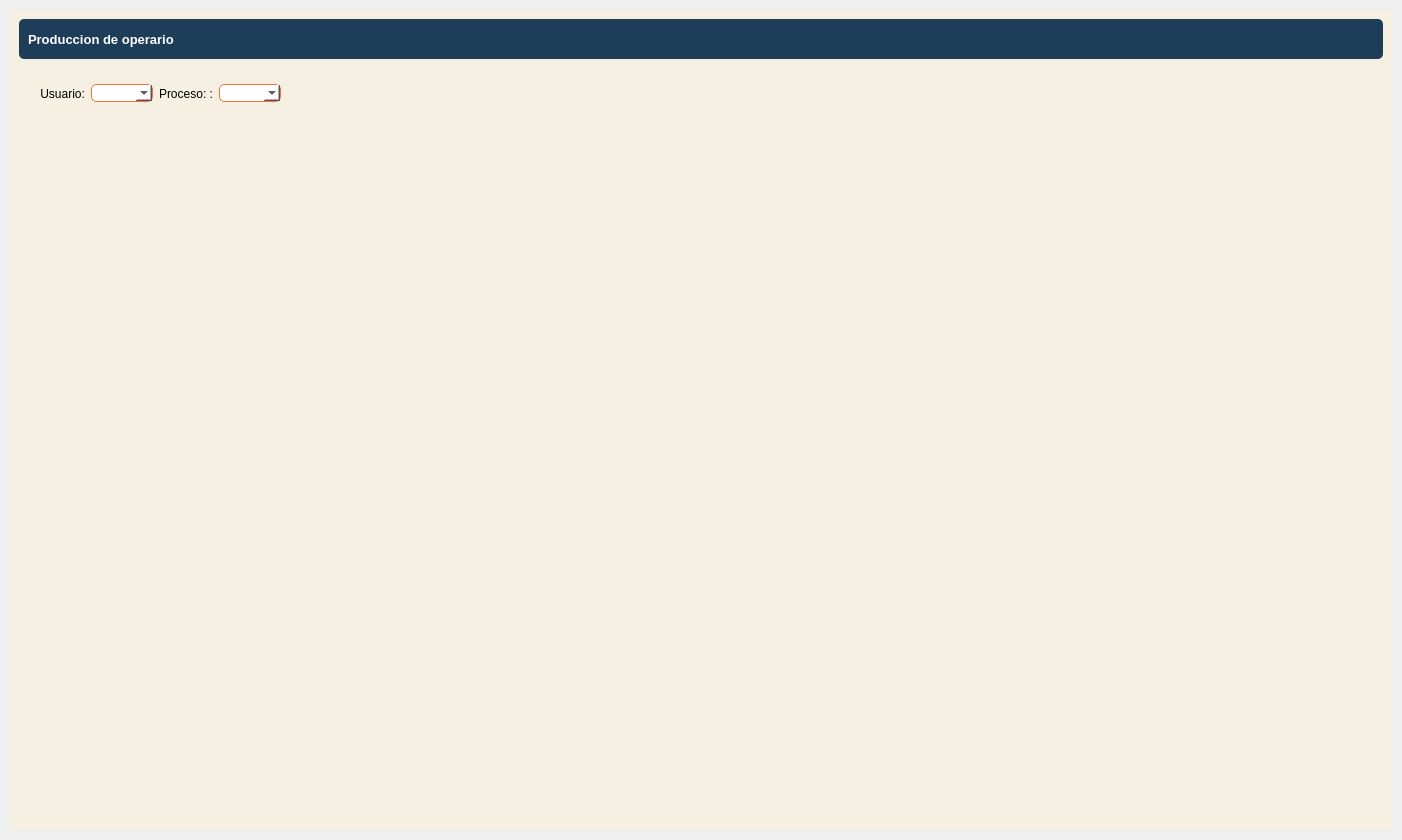
<?xml version="1.0" encoding="UTF-8"?>
<ui version="4.0">
 <class>DetailWindow</class>
 <widget class="QWidget" name="DetailWindow">
  <property name="geometry">
   <rect>
    <x>0</x>
    <y>0</y>
    <width>1402</width>
    <height>840</height>
   </rect>
  </property>
  <property name="windowTitle">
   <string>Form</string>
  </property>
  <property name="styleSheet">
   <string notr="true">border-radius: 5px</string>
  </property>
  <layout class="QVBoxLayout" name="verticalLayout">
   <property name="spacing">
    <number>0</number>
   </property>
   <property name="leftMargin">
    <number>0</number>
   </property>
   <property name="topMargin">
    <number>0</number>
   </property>
   <property name="rightMargin">
    <number>0</number>
   </property>
   <property name="bottomMargin">
    <number>0</number>
   </property>
   <item>
    <widget class="QFrame" name="central_widget_frame">
     <property name="frameShape">
      <enum>QFrame::StyledPanel</enum>
     </property>
     <property name="frameShadow">
      <enum>QFrame::Raised</enum>
     </property>
     <layout class="QVBoxLayout" name="shadow_layout">
      <property name="spacing">
       <number>0</number>
      </property>
      <property name="leftMargin">
       <number>10</number>
      </property>
      <property name="topMargin">
       <number>10</number>
      </property>
      <property name="rightMargin">
       <number>10</number>
      </property>
      <property name="bottomMargin">
       <number>10</number>
      </property>
      <item>
       <widget class="QFrame" name="background_frame">
        <property name="styleSheet">
         <string notr="true">background-color: rgb(245, 240, 225);</string>
        </property>
        <property name="frameShape">
         <enum>QFrame::StyledPanel</enum>
        </property>
        <property name="frameShadow">
         <enum>QFrame::Raised</enum>
        </property>
        <layout class="QVBoxLayout" name="verticalLayout_2">
         <item>
          <widget class="QFrame" name="top_bar_frame">
           <property name="minimumSize">
            <size>
             <width>0</width>
             <height>40</height>
            </size>
           </property>
           <property name="maximumSize">
            <size>
             <width>16777215</width>
             <height>40</height>
            </size>
           </property>
           <property name="styleSheet">
            <string notr="true">background-color: #1e3d59;</string>
           </property>
           <property name="frameShape">
            <enum>QFrame::StyledPanel</enum>
           </property>
           <property name="frameShadow">
            <enum>QFrame::Raised</enum>
           </property>
           <layout class="QHBoxLayout" name="horizontalLayout_3">
            <item>
             <widget class="QLabel" name="title_label">
              <property name="font">
               <font>
                <pointsize>10</pointsize>
                <bold>true</bold>
               </font>
              </property>
              <property name="styleSheet">
               <string notr="true">color: white;</string>
              </property>
              <property name="text">
               <string>Produccion de operario </string>
              </property>
             </widget>
            </item>
            <item>
             <widget class="QFrame" name="buttons_holder_frame">
              <property name="minimumSize">
               <size>
                <width>0</width>
                <height>30</height>
               </size>
              </property>
              <property name="maximumSize">
               <size>
                <width>113</width>
                <height>16777215</height>
               </size>
              </property>
              <property name="frameShape">
               <enum>QFrame::StyledPanel</enum>
              </property>
              <property name="frameShadow">
               <enum>QFrame::Raised</enum>
              </property>
              <widget class="QToolButton" name="minimize_button">
               <property name="geometry">
                <rect>
                 <x>10</x>
                 <y>0</y>
                 <width>22</width>
                 <height>22</height>
                </rect>
               </property>
               <property name="text">
                <string/>
               </property>
               <property name="icon">
                <iconset>
                 <normaloff>../../pys6-recipes-organizer/assets/icons/minimize-window.png</normaloff>../../pys6-recipes-organizer/assets/icons/minimize-window.png</iconset>
               </property>
               <property name="iconSize">
                <size>
                 <width>25</width>
                 <height>25</height>
                </size>
               </property>
              </widget>
              <widget class="QToolButton" name="restore_button">
               <property name="geometry">
                <rect>
                 <x>50</x>
                 <y>0</y>
                 <width>22</width>
                 <height>22</height>
                </rect>
               </property>
               <property name="text">
                <string/>
               </property>
               <property name="icon">
                <iconset>
                 <normaloff>../../pys6-recipes-organizer/assets/icons/restore-window.png</normaloff>../../pys6-recipes-organizer/assets/icons/restore-window.png</iconset>
               </property>
               <property name="iconSize">
                <size>
                 <width>25</width>
                 <height>25</height>
                </size>
               </property>
              </widget>
              <widget class="QToolButton" name="maximize_button">
               <property name="geometry">
                <rect>
                 <x>50</x>
                 <y>0</y>
                 <width>22</width>
                 <height>22</height>
                </rect>
               </property>
               <property name="text">
                <string/>
               </property>
               <property name="icon">
                <iconset>
                 <normaloff>../../pys6-recipes-organizer/assets/icons/maximize-window.png</normaloff>../../pys6-recipes-organizer/assets/icons/maximize-window.png</iconset>
               </property>
               <property name="iconSize">
                <size>
                 <width>25</width>
                 <height>25</height>
                </size>
               </property>
              </widget>
              <widget class="QToolButton" name="close_button">
               <property name="geometry">
                <rect>
                 <x>90</x>
                 <y>0</y>
                 <width>22</width>
                 <height>22</height>
                </rect>
               </property>
               <property name="text">
                <string/>
               </property>
               <property name="icon">
                <iconset>
                 <normaloff>../../pys6-recipes-organizer/assets/icons/close-window.png</normaloff>../../pys6-recipes-organizer/assets/icons/close-window.png</iconset>
               </property>
               <property name="iconSize">
                <size>
                 <width>25</width>
                 <height>25</height>
                </size>
               </property>
              </widget>
             </widget>
            </item>
           </layout>
          </widget>
         </item>
         <item>
          <widget class="QFrame" name="content_frame">
           <property name="frameShape">
            <enum>QFrame::StyledPanel</enum>
           </property>
           <property name="frameShadow">
            <enum>QFrame::Raised</enum>
           </property>
           <layout class="QVBoxLayout" name="verticalLayout_3">
            <item>
             <widget class="QFrame" name="action_bar_frame">
              <property name="minimumSize">
               <size>
                <width>0</width>
                <height>39</height>
               </size>
              </property>
              <property name="frameShape">
               <enum>QFrame::StyledPanel</enum>
              </property>
              <property name="frameShadow">
               <enum>QFrame::Raised</enum>
              </property>
              <layout class="QHBoxLayout" name="horizontalLayout_2">
               <item>
                <widget class="QLabel" name="label_4">
                 <property name="text">
                  <string> Usuario:</string>
                 </property>
                </widget>
               </item>
               <item>
                <widget class="QComboBox" name="comboBox">
                 <property name="styleSheet">
                  <string notr="true">background-color: white;
border: 1px solid #ff6e40;</string>
                 </property>
                </widget>
               </item>
               <item>
                <widget class="QLabel" name="label_5">
                 <property name="text">
                  <string>Proceso: :</string>
                 </property>
                </widget>
               </item>
               <item>
                <widget class="QComboBox" name="comboBox_2">
                 <property name="styleSheet">
                  <string notr="true">background-color: white;
border: 1px solid #ff6e40;</string>
                 </property>
                </widget>
               </item>
               <item>
                <spacer name="horizontalSpacer">
                 <property name="orientation">
                  <enum>Qt::Horizontal</enum>
                 </property>
                 <property name="sizeHint" stdset="0">
                  <size>
                   <width>40</width>
                   <height>20</height>
                  </size>
                 </property>
                </spacer>
               </item>
              </layout>
             </widget>
            </item>
            <item>
             <widget class="QTableWidget" name="tableWidget"/>
            </item>
            <item>
             <widget class="PlotWidget" name="graphicsView"/>
            </item>
           </layout>
          </widget>
         </item>
        </layout>
       </widget>
      </item>
     </layout>
    </widget>
   </item>
  </layout>
 </widget>
 <customwidgets>
  <customwidget>
   <class>PlotWidget</class>
   <extends>QGraphicsView</extends>
   <header>pyqtgraph</header>
  </customwidget>
 </customwidgets>
 <resources/>
 <connections/>
</ui>
